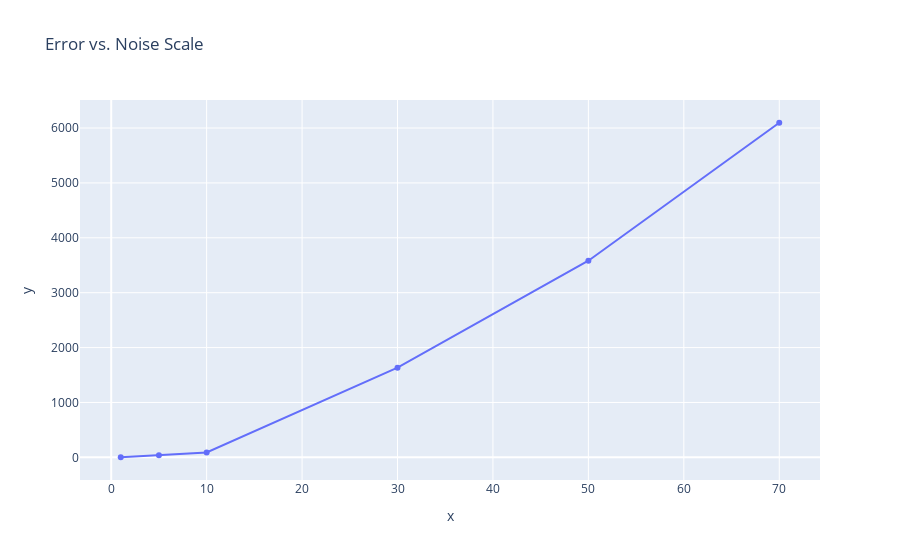

The notebook cell this image was saved under:
### Code cell
noise_scales = [1, 5, 10, 30, 50, 70]
errors = []
for noise in tqdm(noise_scales):
    X_train, y_train = generate_sample(n_train_data_points, n_dims, lower_bound, upper_bound, target_func, noise_scale=noise)
    gpr = GPR(**args)
    gpr = gpr.fit(X_train, y_train)
    y_pred = gpr.predict(X_test)
    error = mean_squared_error(y_test, y_pred)
    errors.append(error)
    
px.scatter(x=noise_scales, y=errors, title='Error vs. Noise Scale', trendline="lowess")

### Figure 1 — Plotly figure (JSON) as saved in the notebook; plotly's stock layout.template omitted (floating-point values rounded to 4 significant figures)
{"data": [{"hovertemplate": "x=%{x}<br>y=%{y}<extra></extra>", "legendgroup": "", "marker": {"color": "#636efa", "symbol": "circle"}, "mode": "markers", "name": "", "orientation": "v", "showlegend": false, "type": "scatter", "x": [1, 5, 10, 30, 50, 70], "xaxis": "x", "y": [2.106, 40.01, 89.81, 1635.0, 3583.0, 6096.0], "yaxis": "y"}, {"hovertemplate": "<b>LOWESS trendline</b><br><br>x=%{x}<br>y=%{y} <b>(trend)</b><extra></extra>", "legendgroup": "", "marker": {"color": "#636efa", "symbol": "circle"}, "mode": "lines", "name": "", "showlegend": false, "type": "scatter", "x": [1, 5, 10, 30, 50, 70], "xaxis": "x", "y": [2.106, 40.01, 89.81, 1635.0, 3583.0, 6096.0], "yaxis": "y"}], "layout": {"legend": {"tracegroupgap": 0}, "title": {"text": "Error vs. Noise Scale"}, "xaxis": {"anchor": "y", "domain": [0, 1], "title": {"text": "x"}}, "yaxis": {"anchor": "x", "domain": [0, 1], "title": {"text": "y"}}}}
